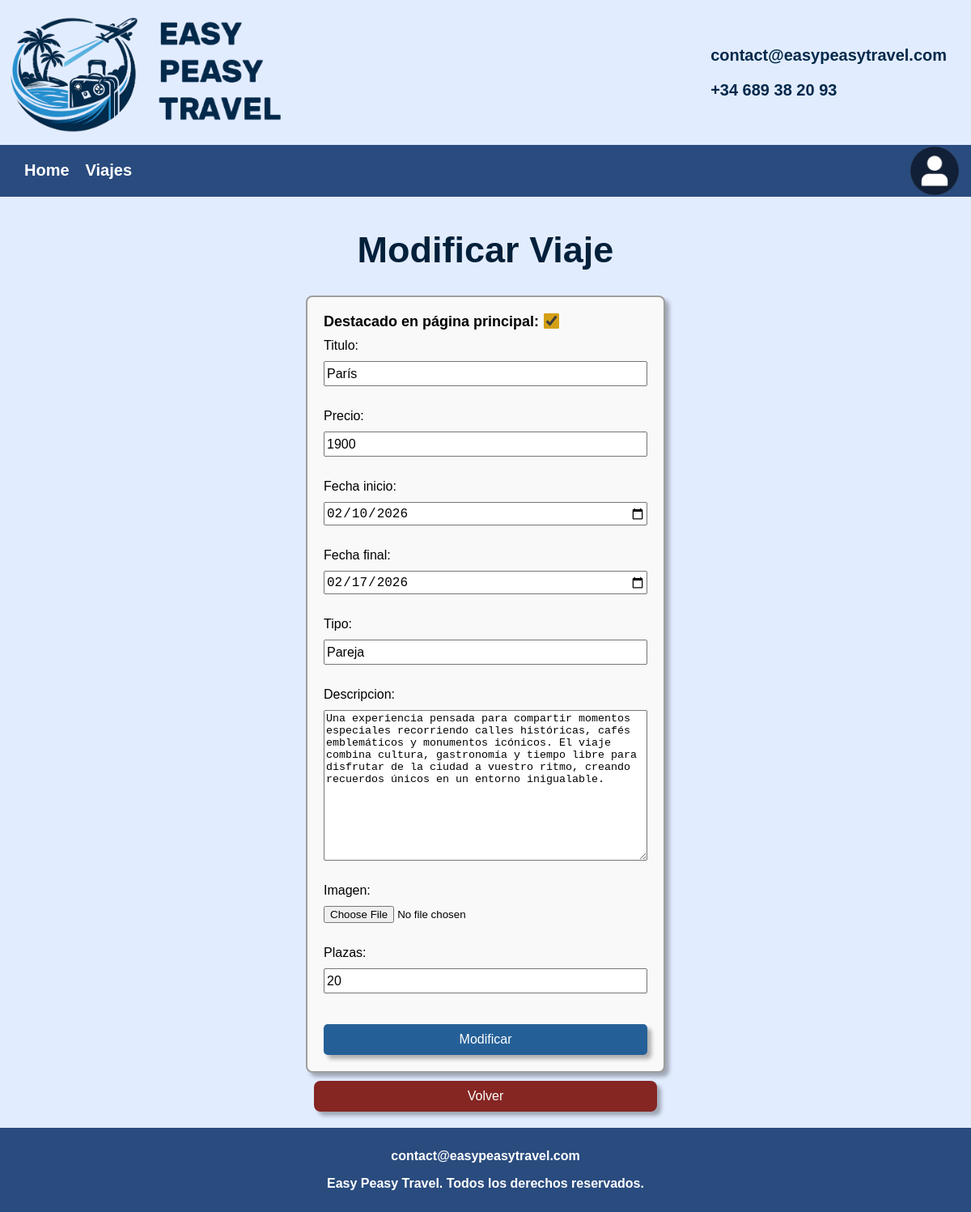
The page /app/public/modificar-viaje.php?id=12 (signed in) on the database as committed earlier.
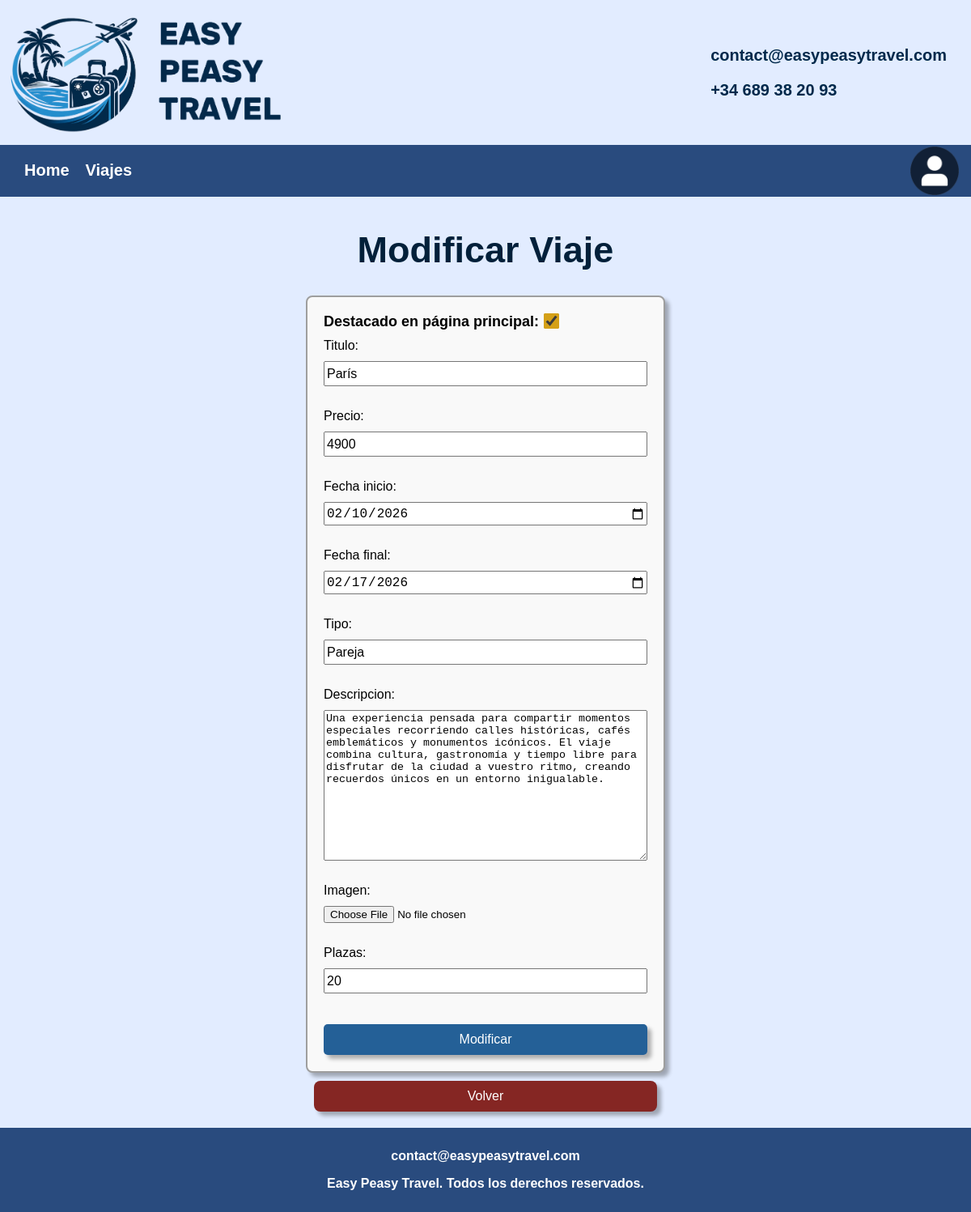
The same page on the database as committed later.
### tables this page shows
CREATE TABLE IF NOT EXISTS `viajes` (
  `id` int(11) NOT NULL,
  `titulo` varchar(50) NOT NULL,
  `descripcion` text NOT NULL,
  `fecha_inicio` date NOT NULL,
  `fecha_fin` date NOT NULL,
  `precio` float NOT NULL,
  `destacado` tinyint(1) NOT NULL,
  `tipo` varchar(50) NOT NULL,
  `plazas` int(11) NOT NULL,
  `url_imagen` text NOT NULL,
  PRIMARY KEY (`id`)
);

### app/public/modificar-viaje.php (the view, shortened to what this page needs)
<!DOCTYPE html>
<html lang="en">
<?php
$id = $_GET['id'] ?? null;
include("../vistas/conexion_bd.php");
$sql = "SELECT * FROM viajes WHERE id = " . $id . ";";
$result = $conn->query($sql);
if ($result->num_rows > 0) {
    $viaje = $result->fetch_assoc();
} else {
    header("Location: no-viaje.php");
}
?>
<head>
    <link rel="stylesheet" href="../assets/css/global.css">
    <link rel="stylesheet" href="../assets/css/cabecera.css">
    <link rel="stylesheet" href="../assets/css/form-viaje.css">
    <link rel="stylesheet" href="../assets/css/footer.css">
</head>
<body>
    <?php include("../vistas/cabezera.php"); ?>
    <main style="margin: 10px auto;">
        <h1>Modificar Viaje</h1>
        <form action="../vistas/procesar_modificar_viaje.php" method="POST">
            <div class="destacado-texto">
                Destacado en página principal: <input type="checkbox" class="destacado-check" name="destacado" value="1"
                    <?php if ($viaje["destacado"])
                        echo "checked"; ?>><br>
            </div>
            Titulo: <input class="textinput" type="text" name="titulo" value="<?php echo $viaje["titulo"] ?>"><br>
            Precio: <input class="textinput" type="number" name="precio" value="<?php echo $viaje["precio"] ?>"><br>
            Fecha inicio: <input class="textinput" type="date" name="fecha_inicio"
                value="<?php echo $viaje["fecha_inicio"] ?>"><br>
            Fecha final: <input class="textinput" type="date" name="fecha_fin"
                value="<?php echo $viaje["fecha_fin"] ?>"><br>
            Tipo: <input class="textinput" type="text" name="tipo" value="<?php echo $viaje["tipo"] ?>"><br>
            Descripcion: <textarea name="descripcion" rows="12"
                cols="30"><?php echo $viaje["descripcion"] ?></textarea><br>
            Imagen: <input type="file" name="url_imagen" value="<?php echo $viaje["url_imagen"] ?>" required><br>
            Plazas: <input class="textinput" type="number" name="plazas" value="<?php echo $viaje["plazas"] ?>"><br>
            <input class="boton-modificar" type="submit" value="Modificar">
        </form>
        <a class="boton-volver" href="../public/viajes.php">
            Volver
        </a>
    </main>
    <?php include("../vistas/footer.php"); ?>
</body>
</html>

### app/vistas/cabezera.php (shortened to what this page needs)
<nav class="cabezera">
    <img style="display:flex; max-width: 350px; height: auto" src="../assets/imagenes-pagina/logo.png" alt="logo">
    <div class="info">
        <p>
            contact@easypeasytravel.com
        </p>
        <p>
            +34 689 38 20 93
        </p>
    </div>
</nav>
<nav style="display: flex;">
    <div style="flex: 1; justify-content: start;" class="barra">
        <a class="pestana" href="../public/index.php">Home</a>
        <a class="pestana" href="../public/todos-viajes.php">Viajes</a>
    </div>
    <?php
    if (isset($_SESSION["user"])) {
        ?>
        <div style="flex: 1; justify-content: end;" class="user">
            <a style="display: flex;" href="../public/pagina-usuario.php">
                <img style="max-height: 60px; flex: 1; margin-top: 2px; margin-bottom: 2px;" src="../assets/imagenes-pagina/user.png" alt="">
            </a>
        </div>
        <?php
    } else {
        ?>
        <div style="flex: 1; justify-content: end;" class="barra">
            <a class="pestana" href="../public/login.php">Iniciar sesión</a>
        </div>
        <?php
    }
    ?>
</nav>

### app/vistas/footer.php
<footer style="background-color: #294b7e;">
    <nav>
        <div style="font-weight: bold;">
            <p>
                contact@easypeasytravel.com
            </p>
            <p>
                Easy Peasy Travel. Todos los derechos reservados.
            </p>
        </div>
    </nav>
</footer>

### app/assets/css/global.css (style rules this page uses)
html, body { height: 100%; margin: 0; }
a { text-decoration: none; color: inherit; }
body { display: flex; flex-direction: column; font-family: Arial, Helvetica, sans-serif; background-color: #e2ecff; }
h1 { text-align: center; font-size: 45px; color: #02203a; font-weight: bold; }
main { flex: 1; }

### app/assets/css/cabecera.css (style rules this page uses)
.barra { display: flex; gap: 20px; background-color: #294b7e; padding: 15px 30px; font-size: 20px; }
.user { display: flex; background-color: #294b7e; padding: 0px 15px }
.cabezera { display: flex; gap: 20px; align-items: center; font-size: 20px; font-weight: bold; color: #01294B; }
.pestana { color: white; text-decoration: none; font-weight: bold; padding: 5px 0px; }
.info { margin-left: auto; padding-right: 30px; }

### app/assets/css/form-viaje.css (style rules this page uses)
form { display: flex; flex-direction: column; gap: 10px; width: 400px; padding: 20px; border: 2px solid #9e9e9e; border-radius: 8px; background-color: #f9f9f9; margin: 10px auto; box-shadow: 5px 5px 5px rgba(0, 0, 0, 0.3); }
.boton-modificar { padding: 10px; font-size: 16px; cursor: pointer; background-color: #246097; color: white; border: none; border-radius: 5px; box-shadow: 5px 5px 5px rgba(0, 0, 0, 0.3); }
.boton-volver { background-color: #852623; padding: 10px; font-size: 16px; color: white; text-decoration: none; border-radius: 8px; margin: 10px; display: flex; justify-content: center; box-shadow: 5px 5px 5px rgba(0, 0, 0, 0.3); }
.textinput { height: 25px; font-size: 16px; }
.destacado-texto { font-size: 18px; font-weight: bold; }
.destacado-check { transform: scale(1.5); accent-color: #d4a017; color: #000000; }

### app/assets/css/footer.css (style rules this page uses)
footer { background: #333; color: #fff; text-align: center; padding: 10px; }

Rows that differ between the two databases and show on the page:
changed viajes "París": precio "1900" → "4900"
